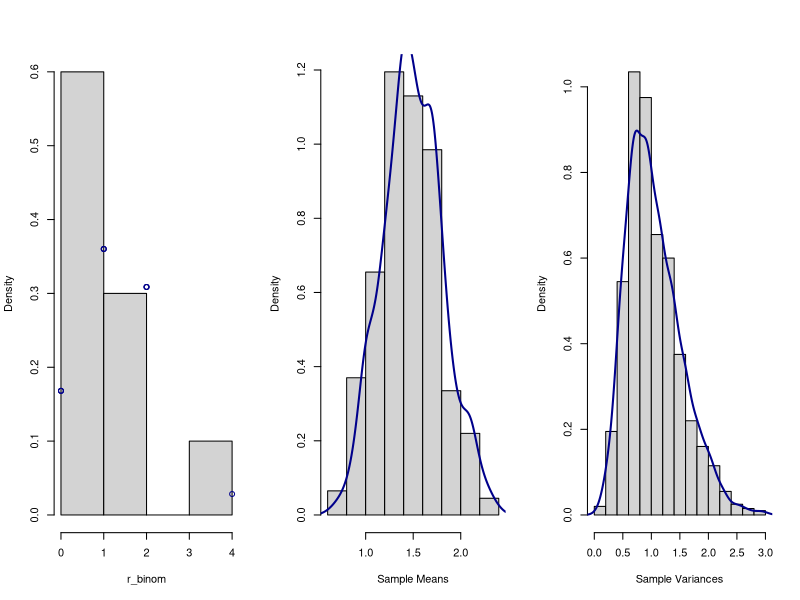

Source code (R):
# Sampling distribution of mean when sample is 
# drawing from exponential distribution 
par(mfrow=c(1,3))
#set.seed(11)
sample_means = rep(NA, 1000)
for(i in 1:1000){
  sample_means[i] = mean(rbinom(10, 5, 0.3))
}

r_binom <- rbinom(10, 5, 0.3)
hist(r_binom, main = "", xlab = "r_binom", prob = T)
points(r_binom, dbinom(r_binom, 5, 0.3), col="darkblue")
#lines(density(r_poi), col = "darkblue", lwd = 1)

hist(sample_means, main = "", xlab = "Sample Means", prob = T)
lines(density(sample_means), col = "darkblue", lwd = 2)


# Sampling distribution of variance when sample is 
# drawing from exponential distribution
sample_vars = rep(NA, 1000)
for(i in 1:1000){
  sample_vars[i] = var(rbinom(10, 5, 0.3))
}

hist(sample_vars, main = "", xlab = "Sample Variances", prob = T)
lines(density(sample_vars), col = "darkblue", lwd = 2)
